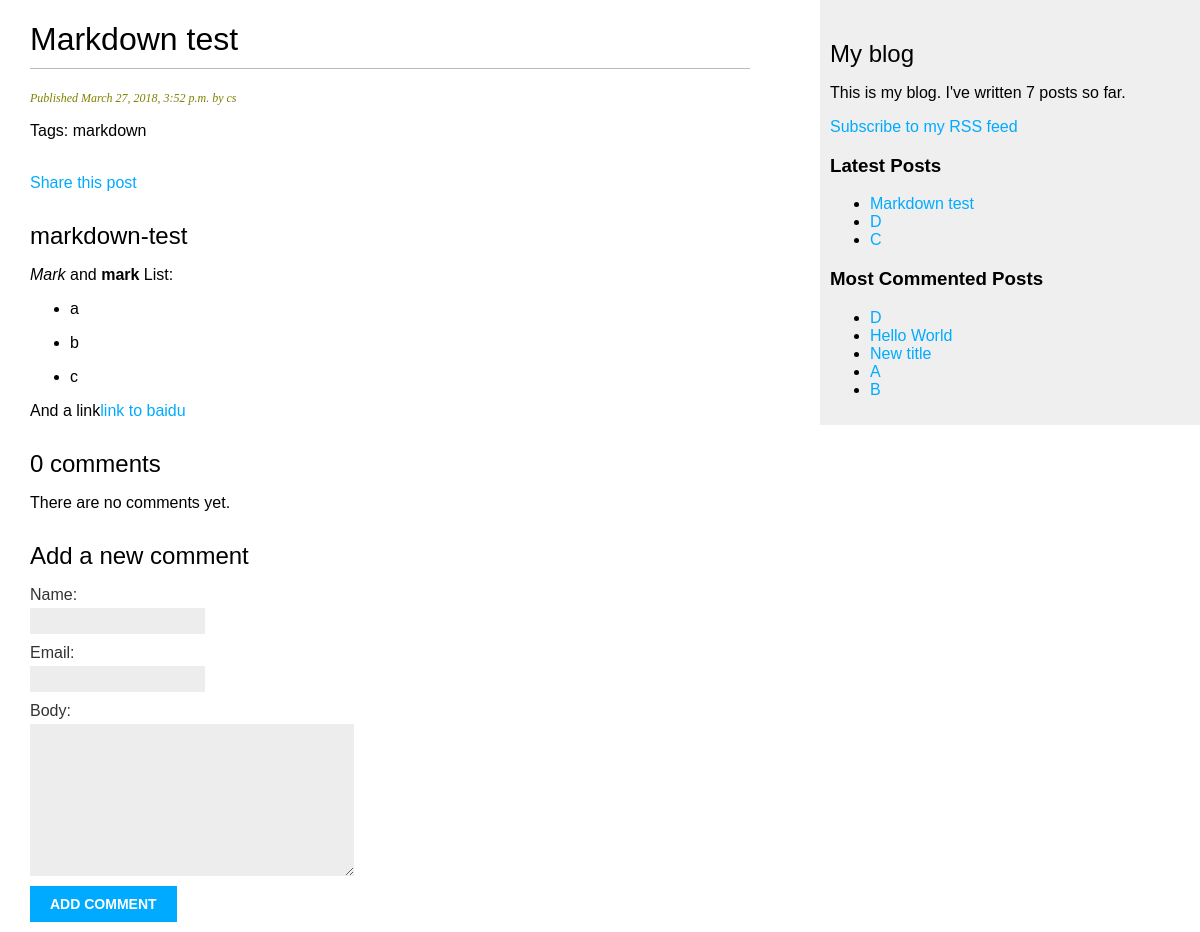
Screenshot of /2018/03/27/markdown-test/ with the database file from the repository.
### blog/models.py (models this page shows, shortened)
class Post(models.Model):
    STATUS_CHOICES = (
        ('draft', 'Draft'),
        ('published', 'Published'),
    )
    title = models.CharField(max_length=250)
    slug = models.SlugField(max_length=250,
                            unique_for_date = 'publish')
    author = models.ForeignKey(User,
                               related_name='blog_posts',
                               on_delete=models.CASCADE)
    body = models.TextField()
    publish = models.DateTimeField(default=timezone.now)
    created = models.DateTimeField(auto_now_add=True)
    updated = models.DateTimeField(auto_now=True)
    status = models.CharField(max_length=10,
                              choices=STATUS_CHOICES,
                              default='draft')
    tags = TaggableManager()
    class Meta:
        ordering = ('-publish',)
    objects = models.Manager()
    published = PublishedManager()
    def get_absolute_url(self):
        return reverse('blog:post_detail',
                        args=[self.publish.year,
                              self.publish.strftime('%m'),
                              self.publish.strftime('%d'),
                              self.slug])

### blog/views.py (the view)
def post_detail(request, year, month, day, post):
    post = get_object_or_404(Post, slug=post,
                             status='published',
                             publish__year=year,
                             publish__month=month,
                             publish__day=day)
    comments = post.comments.filter(active=True)
    new_comment = None
    if request.method == 'POST':
        comment_form = CommentForm(data=request.POST)
        if comment_form.is_valid():
            new_comment = comment_form.save(commit=False)
            new_comment.post = post
            new_comment.save()
    else:
        comment_form = CommentForm()
    return render(request,
                  'blog/post/detail.html',
                  {'post': post, 'comments': comments, 'new_comment': new_comment, 'comment_form': comment_form})

### blog/forms.py
class CommentForm(forms.ModelForm):
    class Meta:
        model = Comment
        fields = ('name', 'email', 'body')

### blog/models.py (called while the page is built)
    def get_queryset(self):
        return super(PublishedManager,self).get_queryset().filter(status='published')

### blog/templatetags/blog_tags.py (called while the page is built)
@register.simple_tag#每一个模板标签都需要包含r～变量来表明自己是一个有效的标签库
def total_posts():
    return Post.published.count()

@register.inclusion_tag('blog/post/latest_posts.html')
def show_latest_posts(count = 5):
    latest_posts = Post.published.order_by('-publish')[:count]
    return {'latest_posts': latest_posts}

@register.simple_tag
def get_most_commented_posts(count = 5):
    return Post.published.annotate(
        total_comments = Count('comments')
    ).order_by('-total_comments')[:count]

@register.filter(name = 'markdown')
def markdown_format(text):
    return mark_safe(markdown.markdown(text))

### blog/templates/blog/post/detail.html (shortened to what this page needs)
{% extends "blog/base.html" %}
{%load blog_tags%}
{% block content %}
  <h1>{{ post.title }}</h1>
  <p class="date">
    Published {{ post.publish }} by {{ post.author }}
  </p>
  {% if post.tags.all %}
  <p class = "tags">Tags: {{post.tags.all|join:", "}} </p>
  {% endif %}
  <p>
    <br>
    <a href = "{% url "blog:post_share" post.id %}">Share this post</a>
  </p>
  {{ post.body|markdown}}
  {% with comments.count as total_comments%}
   <h2>
     {{ total_comments}} comment{{total_comments|pluralize}}
   </h2>
  {% endwith %}
  {% for comment in comments %}
   <div class = "comment">
     <p class = "info">
       Comment {{forloop.counter}} by {{comment.name}}
       {{comment.created}}
     </p>
     {{comment.body|linebreaks}}
   </div>
  {% empty%}
   <p>There are no comments yet.</p>
  {% endfor %}
  {% if new_comment %}
   <h2>Your comment has been added. </h2>
   {% else %}
   <h2> Add a new comment </h2>
   <form action = "." method = "post">
     {{comment_form.as_p}}
     <p> <input type = "submit" value = "Add comment"> </p>
   </form>
  {% endif %}
{% endblock %}

### blog/templates/blog/base.html (shortened to what this page needs)
{% load blog_tags%}
{% load staticfiles %}
<!DOCTYPE html>
<html>
<head>
  <link href="{% static "css/blog.css" %}" rel="stylesheet">
</head>
<body>
  <div id="content">
    {% block content %}{% endblock %}
  </div>
  <div id="sidebar">
    <h2>My blog</h2>
      <p>This is my blog. I've written {% total_posts%} posts so far.</p>
      <p><a href="{% url "blog:post_feed" %}">Subscribe to my RSS feed</a></p>
    <h3>Latest Posts</h3>
    {% show_latest_posts 3 %}
    <h3>Most Commented Posts</h3>
    {%get_most_commented_posts as most_commented_posts%}
    <ul>
      {% for post in most_commented_posts%}
      <li> <a href = "{{ post.get_absolute_url}}">{{post.title}}</a>
        </li>
        {% endfor %}
  </div>
</body>
</html>

### blog/templates/blog/post/latest_posts.html
<ul>
{% for post in latest_posts%}
  <li>
      <a href = "{{post.get_absolute_url}}">{{post.title}}</a>
  </li>
    {% endfor %}
</ul>

### blog/static/css/blog.css (style rules this page uses)
body { margin:0; padding:0; font-family:helvetica, sans-serif; }
a { color:#00abff; text-decoration:none; }
h1 { font-weight:normal; border-bottom:1px solid #bbb; padding:0 0 10px 0; }
h2 { font-weight:normal; margin:30px 0 0; }
#content { float:left; width:60%; padding:0 0 0 30px; }
#sidebar { float:right; width:30%; padding:10px; background:#efefef; height:100%; }
p.date { color:#808000; font-family: georgia, serif; font-size: 12px; font-style: italic; }
label { float:left; clear:both; color:#333; margin-bottom:4px; }
input, textarea { clear:both; float:left; margin:0 0 10px; background:#ededed; border:0; padding:6px 10px; font-size:12px; }
input[type=submit] { font-weight:bold; background:#00abff; color:#fff; padding:10px 20px; font-size:14px; text-transform:uppercase; }

### rows the page displays
Post: title "Markdown test", publish "March 27, 2018, 3:52 p.m.", author "cs", tags.all "markdown", body "markdown-test Mark and mark List: a b c And a link link to baidu"
Post: title "D"
Post: title "C"
Post: title "Hello World"
Post: title "New title"
Post: title "A"
Post: title "B"

### other values shown
{{ total_comments }} "0"
